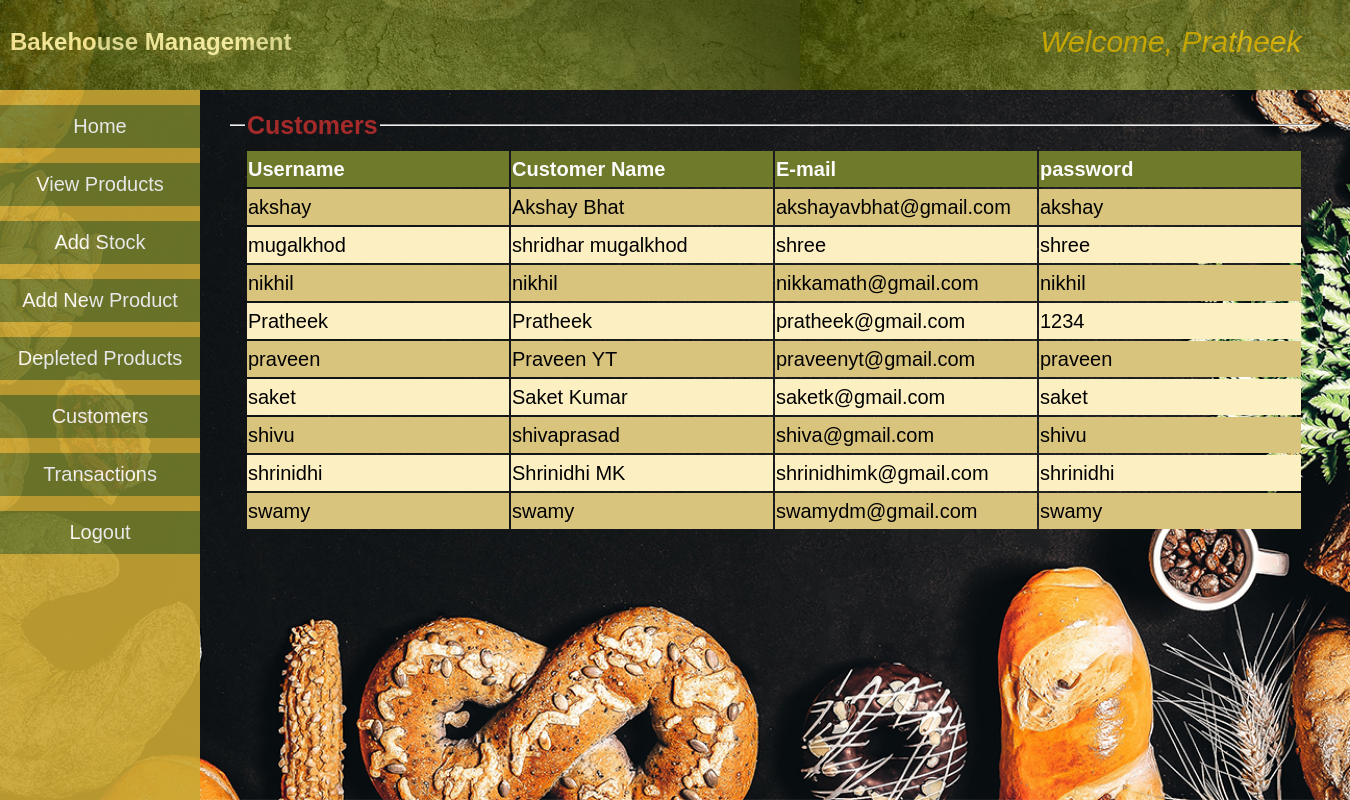
/customers.php (signed in), run on the app's committed database.
### tables this page shows
CREATE TABLE `customer` (
  `cust_id` varchar(20) NOT NULL,
  `cust_name` varchar(25) NOT NULL,
  `email_id` varchar(25) NOT NULL,
  `password` varchar(25) NOT NULL
);

### customers.php (the view, shortened to what this page needs)
<!DOCTYPE html>
<html>
<head>
	<link rel='stylesheet' href="css/style.css">
</head>
<body>
	<div class="topStyle">
		<h2 style="color:#f2ed9d;">Bakehouse Management</h2>
		<a class='userNameDisplay'>Welcome, <?php echo $_SESSION['loginUser']; ?></a>
	</div>
	<div class='sidebar'>
		<button onclick="location.href='adminHome.php'">Home</button>
		<button onclick="location.href='viewProducts.php'">View Products</button>
		<button onclick="location.href='addStock.php'">Add Stock</button>
		<button onclick="location.href='addProduct.php'">Add New Product</button>
		<button onclick="location.href='depleted.php'">Depleted Products</button>
		<button onclick="location.href='customers.php'">Customers</button>
		<button onclick="location.href='transactions.php'">Transactions</button>
		<button onclick="location.href='logout.php'">Logout</button>
	</div>
<div class='container'>
	<fieldset><legend><b>Customers</b></legend>
		<table><tr><th>Username</th><th>Customer Name</th><th>E-mail</th><th>password</th></tr>
		<?php
			$conn=mysqli_connect("localhost","root","","wholesale");
			$sql="select * from customer";
			$result=mysqli_query($conn,$sql);
			while($row=mysqli_fetch_assoc($result)){
				echo "<tr><td>".$row['cust_id']."</td><td>".$row['cust_name']."</td><td>".$row['email_id']."</td><td>".$row['password']."</td></tr>";
			}
			echo "</table><br>";
		?>
	</fieldset>
</div>
</body>
</html>

### css/style.css (style rules this page uses)
.topStyle { top:0; padding:10px; position:fixed; left:0; height:70px; width:100%; background-image:url("top-bg1.jpg"); background-color: #303030; z-index: 10; opacity:0.9; }
.sidebar { display: block; position:fixed; margin-top:70px; top:20px; left:0; padding-top:15px; width:200px; height:100%; background-color: #caa833; z-index:5; opacity:0.9; }
.container { position:absolute; margin-top: 70px; margin-left:200px; margin-right:0; padding: 30px 20px 20px 20px; z-index: 1; }
.container table { text-align:left; font-style:normal; }
.container table td { vertical-align:top; }
.container table tr:nth-child(odd) { background-color: #fcefc2; }
.container table tr:nth-child(even) { background-color: #d9c47e; }
.container table th { min-width:13em; color:#fcfcfc; background-color: #707a2b; }
.container fieldset { min-height: 200px; min-width:30em; font-size: 20px; font-style:italic; line-height: 1.7em; border-left:none; border-right:none; border-bottom:none; }
.container fieldset legend { font-size: 25px; color:brown; font-style:normal; }
.sidebar button { text-decoration: none; border:none; background-color: #747d2c; padding:10px; height:20px auto; font-size: 20px; cursor:pointer; width:200px; margin-bottom:15px; color:white; }
.userNameDisplay { top:30px; right:5%; position:absolute; color:#d9b500; font-style:italic; font-size: 30px; }
body { top:0; left:0; background-color: #fcfcfc; font-family:sans-serif; line-height: 1.5em; }
body { background-image:url("e.jpg"); background-size:cover; background-repeat: no-repeat; background-attachment: fixed; }

### data on the page
customer: cust_id "akshay", cust_name "Akshay Bhat", email "akshayavbhat@gmail.com", password "akshay"
customer: cust_id "mugalkhod", cust_name "shridhar mugalkhod", email "shree", password "shree"
customer: cust_id "nikhil", cust_name "nikhil", email "nikkamath@gmail.com", password "nikhil"
customer: cust_id "Pratheek", cust_name "Pratheek", email "pratheek@gmail.com", password "1234"
customer: cust_id "praveen", cust_name "Praveen YT", email "praveenyt@gmail.com", password "praveen"
customer: cust_id "saket", cust_name "Saket Kumar", email "saketk@gmail.com", password "saket"
customer: cust_id "shivu", cust_name "shivaprasad", email "shiva@gmail.com", password "shivu"
customer: cust_id "shrinidhi", cust_name "Shrinidhi MK", email "shrinidhimk@gmail.com", password "shrinidhi"
customer: cust_id "swamy", cust_name "swamy", email "swamydm@gmail.com", password "swamy"

### other printed values
$_SESSION['loginUser'] "Pratheek"
